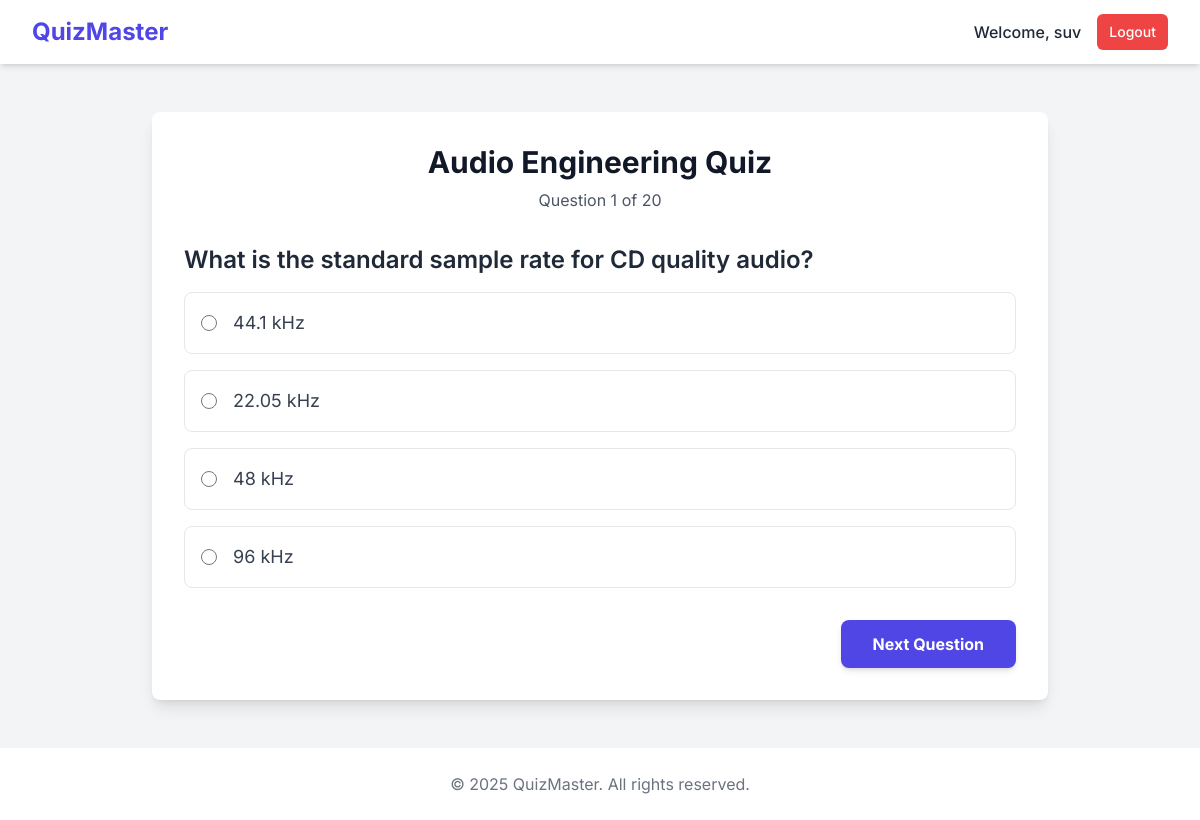
Page /quiz/2/ (signed in) on the committed database.
### Quiz_App/models.py (models this page shows, shortened)
class Category(models.Model):
    name = models.CharField(max_length=100, unique=True, help_text="The name of the quiz category.")
    class Meta:
        ordering = ['name']
        verbose_name_plural = "Categories"

class Question(models.Model):
    category = models.ForeignKey(
        Category,
        related_name='questions', # Allows accessing questions from a category object, e.g., category.questions.all()
        on_delete=models.CASCADE,
        help_text="The category this question belongs to."
    )
    question_text = models.CharField(max_length=255, help_text="The text of the question.")
    marks = models.IntegerField(default=1, help_text="The points awarded for a correct answer.")
    created_at = models.DateTimeField(auto_now_add=True, help_text="The date and time this question was created.")
    class Meta:
        ordering = ['-created_at']

class Answer(models.Model):
    question = models.ForeignKey(
        Question,
        related_name='answers', # Allows accessing answers from a question object, e.g., question.answers.all()
        on_delete=models.CASCADE,
        help_text="The question this answer is associated with."
    )
    answer_text = models.CharField(max_length=255, help_text="The text of the answer choice.")
    is_correct = models.BooleanField(default=False, help_text="Mark this if the answer is correct.")

### Quiz_App/views.py (the view, shortened to what this page needs)
# urls.py: path('quiz/<int:category_id>/', views.quiz, name='quiz'),
@login_required
def quiz(request, category_id):
    category = get_object_or_404(Category, id=category_id)
    if 'quiz_questions' not in request.session or request.session.get('current_category_id') != category_id:
        questions = list(category.questions.all())
        random.shuffle(questions)
        request.session['quiz_questions'] = [q.id for q in questions]
        request.session['score'] = 0
        request.session['question_number'] = 0
        request.session['current_category_id'] = category_id
    question_ids = request.session['quiz_questions']
    question_number = request.session['question_number']
    if question_number >= len(question_ids):
        return redirect('results', category_id=category_id)
    current_question_id = question_ids[question_number]
    question = get_object_or_404(Question, id=current_question_id)
    context = {
        'question': question,
        'category': category,
        'total_questions': len(question_ids)
    }
    return render(request, 'quiz.html', context)

### Quiz_App/templates/Quiz_App/quiz.html (shortened to what this page needs)
{% extends 'base.html' %}
{% block content %}
<div class="bg-white p-8 rounded-lg shadow-lg max-w-4xl mx-auto">
    <div class="mb-8 text-center">
        <h1 class="text-3xl font-bold text-gray-900">{{ category.name }} Quiz</h1>
        <p class="text-gray-600 mt-2">Question {{ request.session.question_number|add:1 }} of {{ total_questions }}</p>
    </div>
    <div id="quiz-container">
        <form method="post" action="{% url 'quiz' category.id %}">
            <fieldset class="mb-6">
                <legend class="text-2xl font-semibold text-gray-800 mb-4">{{ question.question_text }}</legend>
                <div class="space-y-4">
                    {% for answer in question.answers.all %}
                    <label for="answer_{{ answer.id }}" class="flex items-center p-4 border border-gray-200 rounded-lg hover:bg-indigo-50 cursor-pointer transition-colors duration-200 has-[:checked]:bg-indigo-100 has-[:checked]:border-indigo-400">
                        <input type="radio" id="answer_{{ answer.id }}" name="answer" value="{{ answer.id }}" class="h-4 w-4 text-indigo-600 border-gray-300 focus:ring-indigo-500">
                        <span class="ml-4 text-lg text-gray-700">{{ answer.answer_text }}</span>
                    </label>
                    {% endfor %}
                </div>
            </fieldset>
            <div class="flex justify-end mt-8">
                <button type="submit" class="w-full sm:w-auto bg-indigo-600 hover:bg-indigo-700 text-white font-bold py-3 px-8 rounded-lg shadow-md hover:shadow-lg transition-all duration-200 transform hover:scale-105">
                    Next Question
                </button>
            </div>
        </form>
    </div>
</div>
{% endblock %}

### Quiz_App/templates/Quiz_App/base.html (shortened to what this page needs)
<!DOCTYPE html>
<html lang="en">
<head>
    <script src="https://cdn.tailwindcss.com"></script>
</head>
<body class="bg-gray-100 text-gray-800">
    <nav class="bg-white shadow-md">
        <div class="max-w-7xl mx-auto px-4 sm:px-6 lg:px-8">
            <div class="flex items-center justify-between h-16">
                <div class="flex items-center">
                    <a href="{% url 'home' %}" class="font-bold text-2xl text-indigo-600">QuizMaster</a>
                </div>
                <div class="flex items-center">
                    {% if user.is_authenticated %}
                        <span class="text-gray-800 font-medium mr-4">Welcome, {{ user.username }}</span>
                        <a href="{% url 'logout' %}" class="text-white bg-red-500 hover:bg-red-600 px-3 py-2 rounded-md text-sm font-medium">Logout</a>
                    {% else %}
                        <a href="{% url 'login' %}" class="text-gray-600 hover:text-indigo-600 px-3 py-2 rounded-md text-sm font-medium">Login</a>
                        <a href="{% url 'register' %}" class="text-white bg-indigo-600 hover:bg-indigo-700 px-3 py-2 rounded-md text-sm font-medium ml-4">Sign Up</a>
                    {% endif %}
                </div>
            </div>
        </div>
    </nav>
    <main class="max-w-7xl mx-auto py-12 px-4 sm:px-6 lg:px-8">
        {% block content %}{% endblock %}
    </main>
    <footer class="bg-white">
        <div class="max-w-7xl mx-auto py-6 px-4 sm:px-6 lg:px-8 text-center text-gray-500">
            <p>&copy; 2025 QuizMaster. All rights reserved.</p>
        </div>
    </footer>
</body>
</html>

### Quiz_App/templates/Quiz_App/base.html (style rules this page uses)
body { font-family: 'Inter', sans-serif; }

### rows in the picture
Category: name "Audio Engineering"
Question: question_text "What is the standard sample rate for CD quality audio?"
Answer: answer_text "44.1 kHz"
Answer: answer_text "22.05 kHz"
Answer: answer_text "48 kHz"
Answer: answer_text "96 kHz"

### other values in the picture
{{ user.username }} "suv"
{{ request.session.question_number|add:1 }} "1"
{{ total_questions }} "20"
